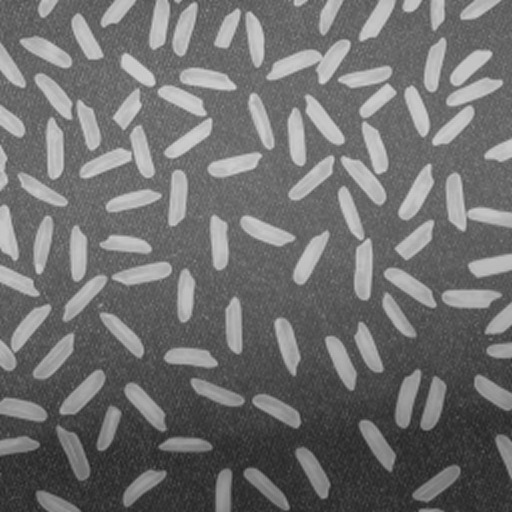
#> input picture rice.jpg, 512 x 512 px
$ python untitled18.py
#> lines starting #> are read from the running program, lines starting #| are printed output that depends on the picture; after the words box and inside, x2 and y2 are one past the last pixel; in counts of white or black regions, pixels touching at a corner belong together
# -*- coding: utf-8 -*-
"""
Created on Sat Jan  3 15:15:27 2026

@author: W11
"""

import cv2
import numpy as np
import matplotlib.pyplot as plt

# 1. LOAD IMAGE
path = r"rice.jpg"
img = cv2.imread(path)
#> img is the input picture: shape (512, 512, 3); min 31, max 212, mean 111.3

if img is None:
    print("Error: Could not find image. Check your path!")
else:
    # 2. SEGMENTATION: Separate colorful pills from white background
    gray = cv2.cvtColor(img, cv2.COLOR_BGR2GRAY)

    # Use Otsu's thresholding to find the pills (darker) against background (lighter)
    _, thresh = cv2.threshold(gray, 0, 255, cv2.THRESH_BINARY_INV + cv2.THRESH_OTSU)
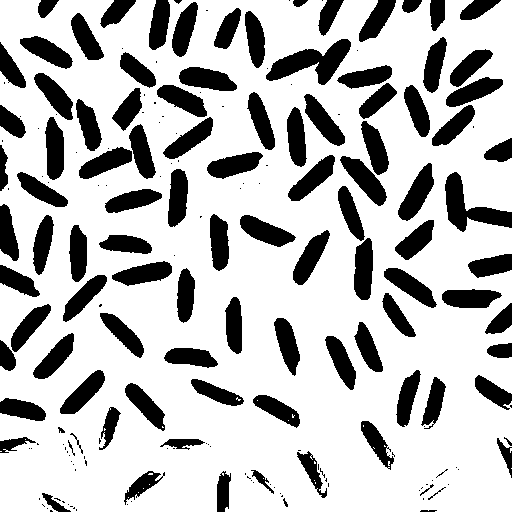
#> thresh: shape (512, 512); 74% white; 199 black regions (96 under 20 px), largest, box (x1, y1, x2, y2) and area: (266, 39, 351, 85) 1742, (445, 172, 512, 232) 1597, (398, 163, 434, 221) 998

    # Clean up small noise and fill internal holes in pills
    kernel = np.ones((3,3), np.uint8)
    opening = cv2.morphologyEx(thresh, cv2.MORPH_OPEN, kernel, iterations=2)
#> opening: shape (512, 512); 73.4% white; 133 black regions (46 under 20 px), largest, box (x1, y1, x2, y2) and area: (337, 65, 397, 206) 3320, (157, 67, 237, 164) 2739, (432, 49, 503, 146) 2506

    # 3. WATERSHED: Separating touching pills
    # Sure background area
    sure_bg = cv2.dilate(opening, kernel, iterations=3)
#> sure_bg: shape (512, 512); 88% white; 88 black regions (2 under 20 px), largest, box (x1, y1, x2, y2) and area: (435, 53, 499, 142) 1212, (345, 127, 385, 201) 939, (271, 42, 347, 81) 923

    # Finding sure foreground (centers of pills)
    dist_transform = cv2.distanceTransform(opening, cv2.DIST_L2, 5)
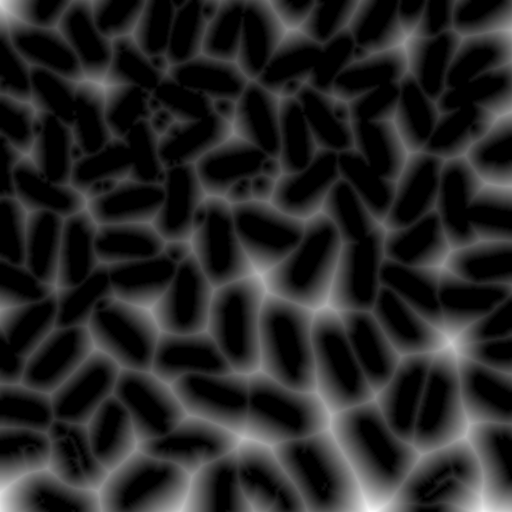
#> dist_transform: shape (512, 512) float32; min 0, max 46.13, mean 7; drawn with min black and max white
    # Adjust 0.4 to a higher value (e.g. 0.6) if pills are still sticking together
    _, sure_fg = cv2.threshold(dist_transform, 0.4 * dist_transform.max(), 255, 0)
#> sure_fg: shape (512, 512) float32; 8.2% white; 39 white regions (9 under 20 px), largest, box (x1, y1, x2, y2) and area: (302, 370, 404, 512) 4021, (408, 399, 512, 512) 3467, (157, 377, 285, 472) 1988

    # Find unknown region (the boundaries)
    sure_fg = np.uint8(sure_fg)
    unknown = cv2.subtract(sure_bg, sure_fg)

    # Marker labelling
    _, markers = cv2.connectedComponents(sure_fg)
#> markers: shape (512, 512) int32; 40 distinct labels, from 0 to 39
    markers = markers + 1
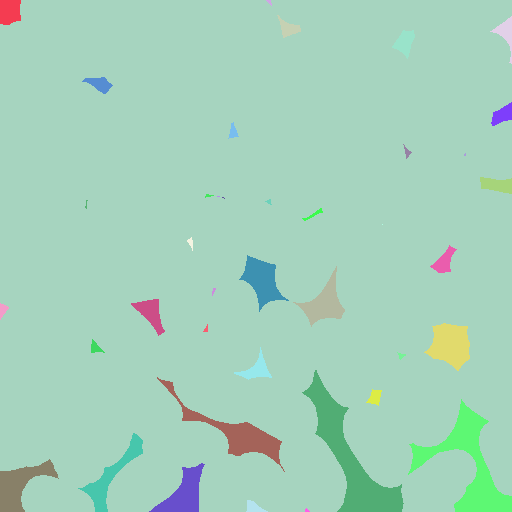
#> markers: shape (512, 512) int32; 40 distinct labels, from 1 to 40; one colour per label, 0 black
    markers[unknown == 255] = 0
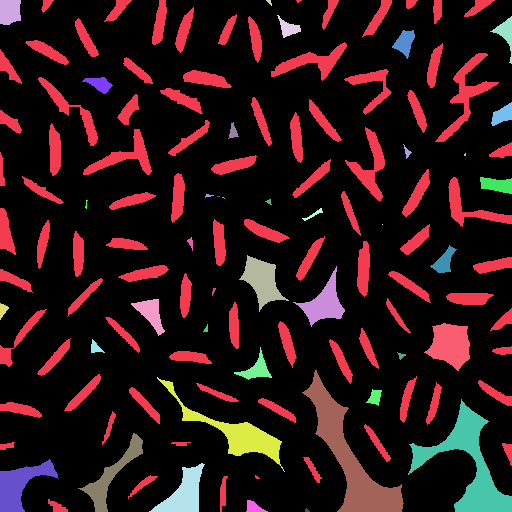
#> markers: shape (512, 512) int32; 41 distinct labels, from 0 to 40; one colour per label, 0 black

    # Apply Watershed
    markers = cv2.watershed(img, markers)
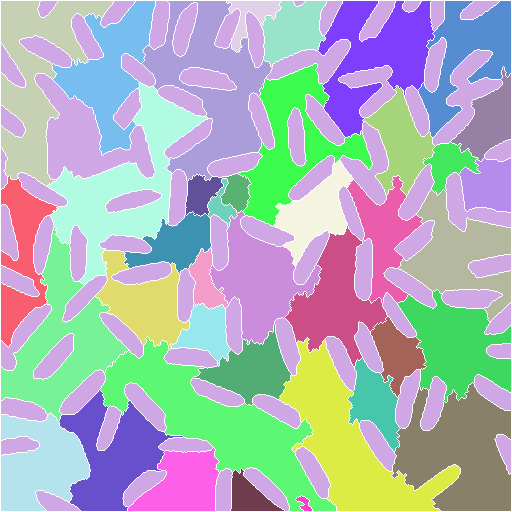
#> markers: shape (512, 512) int32; 41 distinct labels, from -1 to 40; one colour per label, 0 black, -1 white

    # 4. FINAL RESULTS & ANALYSIS
    result = cv2.cvtColor(img, cv2.COLOR_BGR2RGB)
    pill_count = 0

    for label in np.unique(markers):
        if label <= 1: continue # Skip background and unknown

        mask = np.uint8(markers == label)
        cnts, _ = cv2.findContours(mask, cv2.RETR_EXTERNAL, cv2.CHAIN_APPROX_SIMPLE)

        if len(cnts) > 0:
            cnt = max(cnts, key=cv2.contourArea)
            if cv2.contourArea(cnt) > 100: # Ignore tiny noise
                pill_count += 1

                # Shape regularity (Circularity)
                area = cv2.contourArea(cnt)
                perimeter = cv2.arcLength(cnt, True)
                if perimeter > 0:
                    circularity = 4 * np.pi * (area / (perimeter**2))
                else:
                    circularity = 0

                # Highlight: Green for circles (>0.8), Red for capsules/others
                color = (0, 255, 0) if circularity > 0.8 else (255, 0, 0)
                cv2.drawContours(result, [cnt], -1, color, 2)

                # Center label for counting
                M = cv2.moments(cnt)
                if M["m00"] > 0:
                    cX = int(M["m10"] / M["m00"])
                    cY = int(M["m01"] / M["m00"])
                    cv2.putText(result, f"{pill_count}", (cX-10, cY),
                                cv2.FONT_HERSHEY_SIMPLEX, 0.4, (255, 255, 255), 1)
#> this loop made 41 passes
#> (area, perimeter, circularity, cX, cY) on passes 3 to 14: (7838, 924.5, 0.115, 35, 76), (854.5, 257.4, 0.162, 251, 15), (2651.5, 259.7, 0.494, 292, 29), (5115, 671.8, 0.142, 467, 53), (7576.5, 802.3, 0.148, 375, 56), (6200, 629.7, 0.196, 109, 71), (2482, 290.2, 0.37, 488, 121), (10999, 776, 0.23, 208, 81), (3292.5, 374.2, 0.296, 400, 142), (1243.5, 231.3, 0.292, 448, 163), (2087.5, 227.8, 0.506, 487, 185), (905.5, 165.9, 0.413, 200, 193)
#> label on pass 1: -1
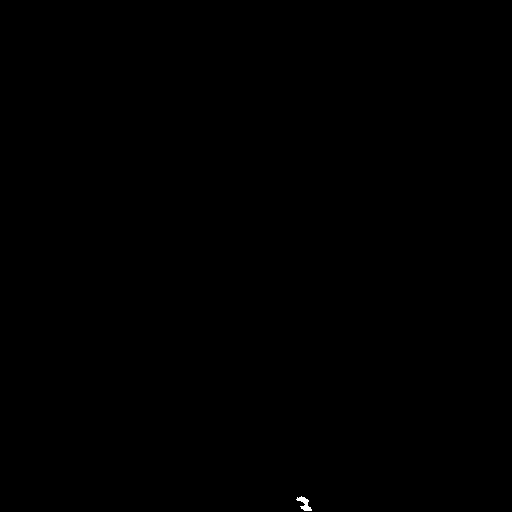
#> mask: shape (512, 512); values 0 (black) and 1 (white), 0.04% white; 1 white region, box (x1, y1, x2, y2) and area: (296, 496, 312, 511) 111
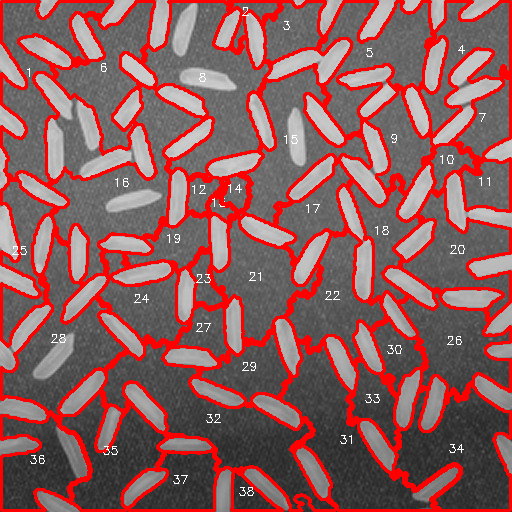
#> result: shape (512, 512, 3); mean R, G, B 141.8, 91.1, 91.1
#> after the loop, pill_count = 38

    # 5. PRESENTATION
    plt.figure(figsize=(18, 10))
    plt.subplot(2, 2, 1); plt.imshow(cv2.cvtColor(img, cv2.COLOR_BGR2RGB)); plt.title('1. Original Picture')
    plt.subplot(2, 2, 2); plt.imshow(opening, cmap='gray'); plt.title('2. Binary Mask (Otsu)')
    plt.subplot(2, 2, 3); plt.imshow(dist_transform, cmap='jet'); plt.title('3. Distance Map (For Separation)')
    plt.subplot(2, 2, 4); plt.imshow(result); plt.title(f'Detected Objects | Total: {pill_count}')
    plt.tight_layout()
    plt.show()
